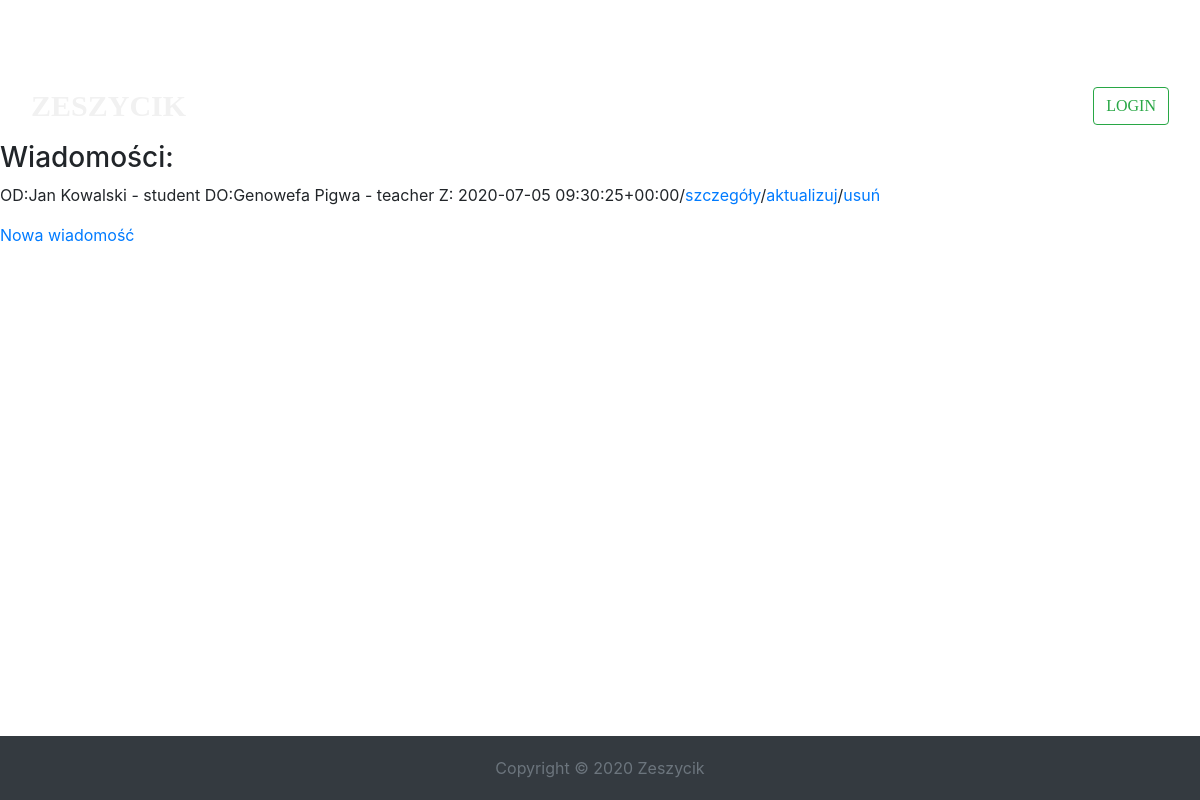
The app's page /messages, older data.
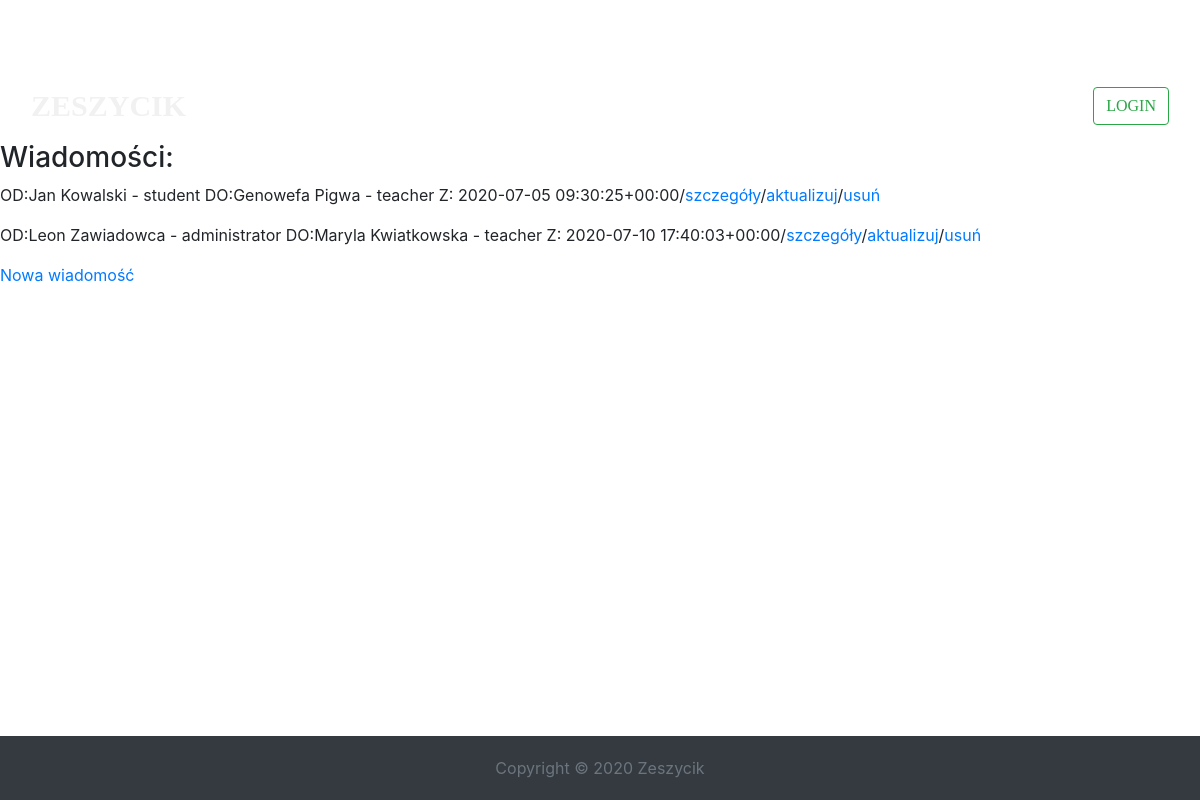
The same page, newer data.
### school/models.py (models this page shows, shortened)
class Message(models.Model):
    author = models.ForeignKey(SchoolUser, on_delete=models.DO_NOTHING, related_name='author')
    target = models.ForeignKey(SchoolUser, on_delete=models.DO_NOTHING, related_name='target')
    text = models.TextField()
    created = models.DateTimeField(default=timezone.now)
    def __str__(self):
        return f'OD:{self.author} DO:{self.target} Z: {self.created}'

class SchoolUser(models.Model):
    USERS_KIND = [
        ('administrator', 'Dyrektor'),
        ('teacher', 'Nauczyciel'),
        ('student', 'Uczeń')
    ]
    user = models.OneToOneField(User, on_delete=models.CASCADE, null=True, blank=True)
    permissions = models.CharField(choices=USERS_KIND, max_length=15)
    grades = models.CharField(max_length=150, default='')
    def __str__(self):
        return f'{self.user.first_name} {self.user.last_name} - {self.permissions}'

### school/views.py (the view)
# urls.py: path('messages', MessageListView.as_view(), name='messages_list'),
class MessageListView(ListView):
    template_name = 'messages_list.html'
    model = Message
    context_object_name = 'messages'

### school/templates/messages_list.html (shortened to what this page needs)
{% extends 'base.html' %}
{% load static %}
{% block content %}
    <link rel="stylesheet" type="text/css" href="{% static 'css/index.css' %}">
    <h3>Wiadomości:</h3>
    {% for message in messages %}
        <p>{{ message }}/<a href="{% url 'message_detail' message.pk %}">szczegóły</a>/<a href="{% url 'message_update' message.pk %}">aktualizuj</a>/<a href="{% url 'message_delete' message.pk %}">usuń</a></p>
    {% endfor %}
    <a href="{% url 'message_create' %}">Nowa wiadomość</a>
{% endblock content %}

Row changes from the older to the newer data that the page shows:
added Message: author+target+created "OD:Leon Zawiadowca - administrator DO:Maryla Kwiatkowska - teacher Z: 2020-07-10 17:40:03+00:00"
